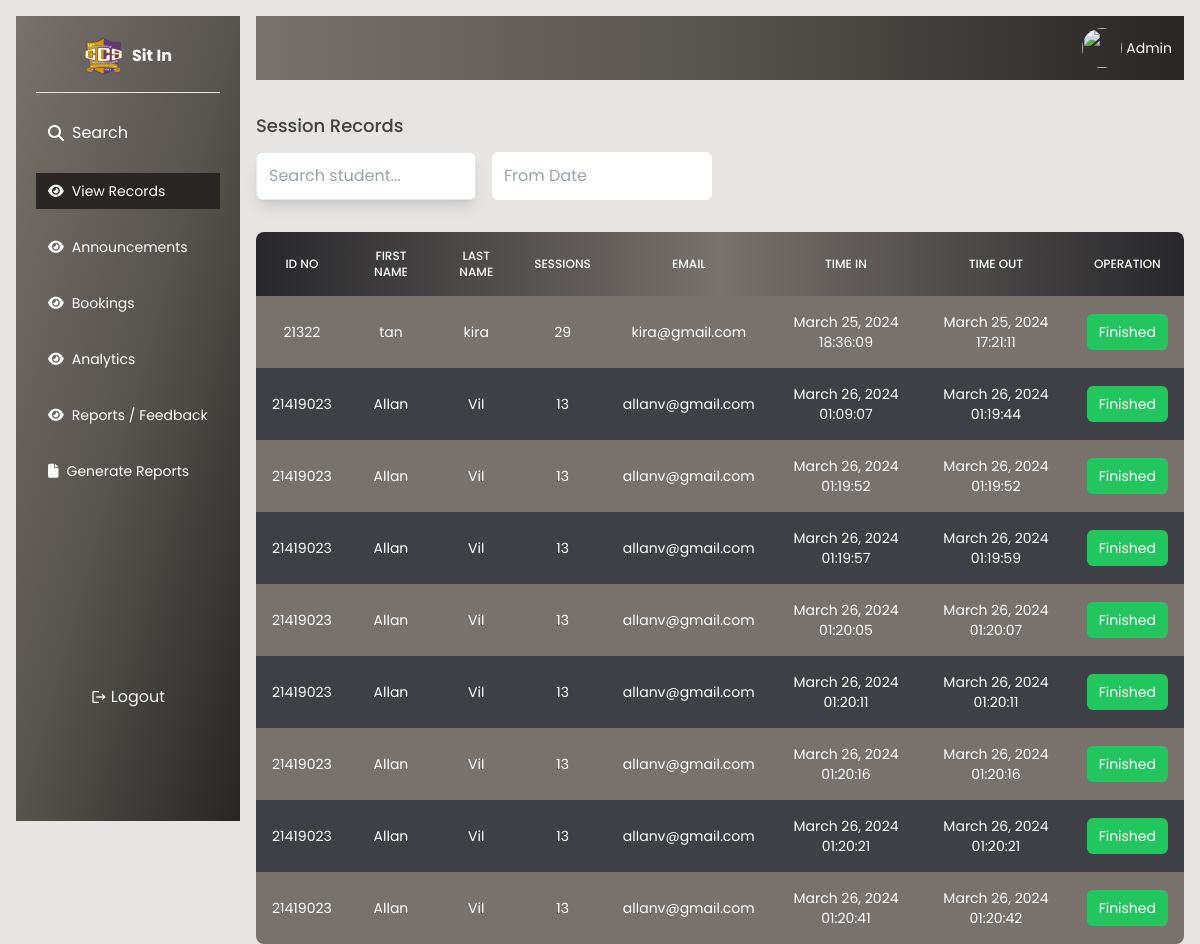
The app's page /admin/records.php (signed in), older data.
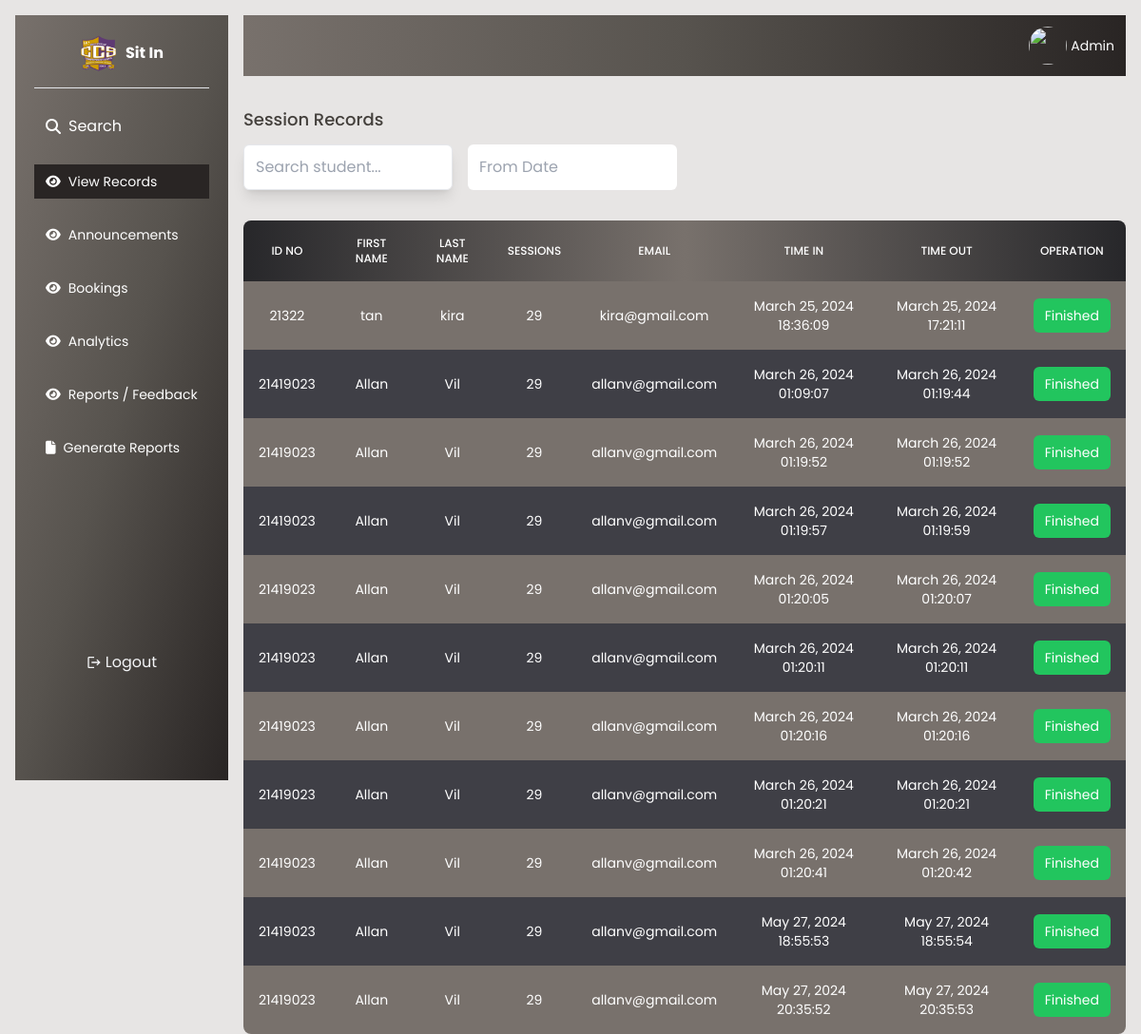
The same page, newer data.
### tables this page shows
CREATE TABLE `sessions` (
  `session_id` int(11) NOT NULL,
  `student_id` int(11) NOT NULL,
  `laboratory` varchar(254) NOT NULL,
  `purpose` varchar(254) NOT NULL,
  `time_in` datetime NOT NULL DEFAULT current_timestamp(),
  `time_out` datetime DEFAULT NULL
);

CREATE TABLE `student` (
  `id` int(11) NOT NULL,
  `email` varchar(250) NOT NULL,
  `password` varchar(250) NOT NULL,
  `firstname` varchar(150) NOT NULL,
  `lastname` varchar(150) NOT NULL,
  `middlename` varchar(150) NOT NULL,
  `age` int(150) NOT NULL,
  `gender` varchar(150) NOT NULL,
  `address` varchar(150) NOT NULL,
  `phone` int(150) NOT NULL,
  `idno` int(150) NOT NULL,
  `sessions` int(11) NOT NULL DEFAULT 30
);

### admin/records.php (the view, shortened to what this page needs)
<?php
require './db.php';
$students = [];
$query = "SELECT * FROM sessions INNER JOIN student ON student.id = sessions.student_id ORDER BY time_out asc";
$result = $connection->query($query);
if ($result->num_rows > 0) {
    while($row = $result->fetch_assoc()) {
        $students[] = $row;
    }
}
?>
<!DOCTYPE html>
<html lang="en">
<head>
     <link rel="stylesheet" href="../style.css">
    <script src="https://cdn.tailwindcss.com"></script>
    <link rel="stylesheet" href="https://cdnjs.cloudflare.com/ajax/libs/font-awesome/6.5.1/css/all.min.css"
 />
    <link rel="stylesheet" href="https://cdn.jsdelivr.net/npm/flatpickr/dist/flatpickr.min.css">
</head>
<body class="bg-stone-200">
    <?php require './sidebar.php';?>
    <main class="flex-1 lg:ml-64  lg:mt-4 mr-4">
       <div class="flex flex-col gap-8  rounded-xs">
        <div class="flex justify-end w-full bg-gradient-to-r from-stone-500 via-stone-600 to-stone-800 text-white p-3 rounded-xs">
            <div class="flex gap-1 items-center">
                <img src="https://innap.dexignzone.com/xhtml/images/profile/pic1.jpg" class="rounded-full w-10 h-10"/>
                <span class="text-sm">Admin</span>
            </div>
        </div>
        <div class="">
            <h1 class="font-medium text-lg text-stone-700">Session Records</h1>
            <div class="grid grid-cols-4 mt-3 gap-4">
                <div action="" method="get" class="flex  rounded-md">
                <div class="items-center flex justify-start w-full shadow-lg border  rounded-md bg-white">
                    <input id="search" name="search" class="px-3 p-1 outline-none  bg-transparent " tpye="text" value="" placeholder="Search student..."/>
                </div>
            </div>
              <input type="text" id="datetimepicker" placeholder="From Date" class="outline-none px-3 p-3 rounded-md form-input w-full">
            </div>
        </div>
             <table class=" w-full text-sm text-left rtl:text-right text-white rounded-lg overflow-hidden">
                <thead class="text-xs bg-gradient-to-r from-zinc-800 via-stone-500 to-zinc-800 uppercase rounded-md">
                    <tr>
                        <th class="border px-4 py-4 font-medium border-none text-center font-bold">ID NO
                        </th>
                        <th class="border px-4 py-4 font-medium border-none  text-center">FIRST NAME</th>
                        <th class="border px-4 py-4 font-medium border-none  text-center">LAST NAME</th>
                        <th class="border px-4 py-4 font-medium border-none  text-center">SESSIONS</th>
                        <th class="border px-4 py-4 font-medium border-none  text-center">EMAIL</th>
                        <th class="border px-4 py-4 font-medium border-none  text-center">TIME IN</th>
                        <th class="border px-4 py-4 font-medium border-none  text-center">TIME OUT</th>
                        <th class="border px-4 py-4 font-medium border-none  text-center">Operation</th>
                    </tr>
                </thead>
                <tbody id="tbody" class="relative">
                <?php
            foreach ($students as $student) {
                   echo '<tr class="odd:bg-stone-500 bg-zinc-700">
                                <td class="border px-4 py-4 border-none text-center text-xs md:text-sm text-white">'.$student['idno'].'</td>
                                <td class="border px-4 py-4 border-none text-center text-xs md:text-sm text-white">'.$student['firstname'].'</td>
                                <td class="border px-4 py-4 border-none text-center text-xs md:text-sm text-white">'.$student['lastname'].'</td>
                                <td class="border px-4 py-4 border-none text-center text-xs md:text-sm text-white">'.$student['sessions'].'</td>
                                <td class="border px-4 py-4 border-none text-center text-xs md:text-sm text-white">'.$student['email'].'</td>
                                <td class="border px-4 py-4 border-none text-center text-xs md:text-sm text-white">'.date('F j, Y H:i:s', strtotime($student['time_in'])).'</td>
                                <td class="border px-4 py-4 border-none text-center text-xs md:text-sm text-white">'.date('F j, Y H:i:s', strtotime($student['time_out'])).'</td>
                                <td class="border px-4 py-4 border-none text-center text-xs md:text-sm text-white">' . ($student['time_out'] !== null ? '<span href="#" class="text-white bg-green-500 px-3 p-2 rounded-md">Finished</span>' : '<a href="./timeout.php?id='.$student['id'].'&s_id='.$student['session_id'].'" class="text-white bg-red-500 px-3 p-2 rounded-md">Logout</a>') . '</td></tr>';
                }
            ?>
                </tbody>
            </table>
        </div>
    </main>
</body>
</html>

Row changes from the older to the newer data that the page shows:
changed through a linked row, sessions "March 26, 2024 01:09:07": student.sessions "13" → "29"
changed through a linked row, sessions "March 26, 2024 01:19:52": student.sessions "13" → "29"
changed through a linked row, sessions "March 26, 2024 01:19:57": student.sessions "13" → "29"
changed through a linked row, sessions "March 26, 2024 01:20:05": student.sessions "13" → "29"
changed through a linked row, sessions "March 26, 2024 01:20:11": student.sessions "13" → "29"
changed through a linked row, sessions "March 26, 2024 01:20:16": student.sessions "13" → "29"
changed through a linked row, sessions "March 26, 2024 01:20:21": student.sessions "13" → "29"
changed through a linked row, sessions "March 26, 2024 01:20:41": student.sessions "13" → "29"
added sessions: student.idno "21419023", student.firstname "Allan", student.lastname "Vil", student.sessions "29", student.email "allanv@gmail.com", time_in "May 27, 2024 18:55:53", time_out "May 27, 2024 18:55:54", shows "Finished"
added sessions: student.idno "21419023", student.firstname "Allan", student.lastname "Vil", student.sessions "29", student.email "allanv@gmail.com", time_in "May 27, 2024 20:35:52", time_out "May 27, 2024 20:35:53", shows "Finished"
